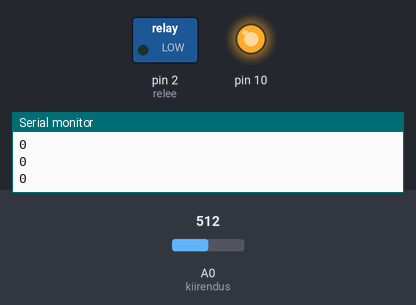
The sketch below on a simulated Arduino Uno, built with avr-gcc and run on an emulated ATmega328P. Shown: switched loads named in the sketch (green lamp = pin HIGH), output pins drawn as LEDs (lit = HIGH), the last lines printed to the serial monitor. The test bench sets the inputs (shaded band); at power-on: A0 (kiirendus) = 512.

Above: at 1.2 s.
1.3 s: A0 (kiirendus) set to 543
At 1.8 s:
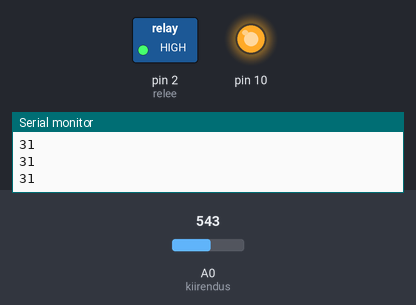
4.3 s: A0 (kiirendus) set to 511
At 4.6 s:
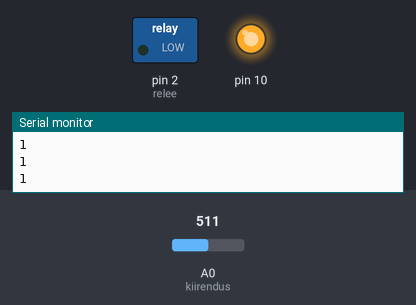
5.8 s: A0 (kiirendus) set to 500
7.3 s: A0 (kiirendus) set to 481
At 7.8 s:
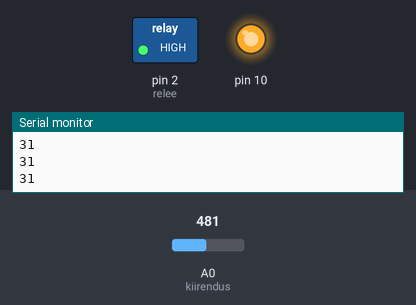
Timing chart, 0 to 10.3 s (numbered marks = the images above; inputs shaded):
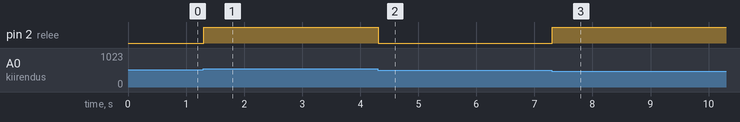

The sketch:

Systeemi_test.ino
```cpp
#define kiirendus A0
#define relee 2

int baseline;
int meassured;


void setup() {
  Serial.begin(9600);
  pinMode(relee, OUTPUT);
  pinMode(10, OUTPUT);
  digitalWrite(relee, LOW);
  pinMode (kiirendus, INPUT);

  for(int i = 0; i < 10; i++){
    baseline += analogRead(kiirendus);
  }
  baseline = baseline/10;
  Serial.println(baseline);
  digitalWrite(10, HIGH);
}

void loop() {
  meassured = abs(analogRead(kiirendus) - baseline);
  Serial.println(meassured);
  if (meassured > 20){
    digitalWrite(relee, HIGH);
    delay(100);
    digitalWrite(relee, LOW);
  }


}
```

Measured:
- the behaviour switches between 532 and 533 on A0 (kiirendus) (found by bisection; images 0 and 1)
- the behaviour switches between 492 and 491 on A0 (kiirendus) (found by bisection; images 2 and 3)
- after the input at 1.3 s, pin 2 (relee): LOW → HIGH at once
- after the input at 4.3 s, pin 2 (relee): HIGH → LOW at once
- after the input at 7.3 s, pin 2 (relee): LOW → HIGH at once
